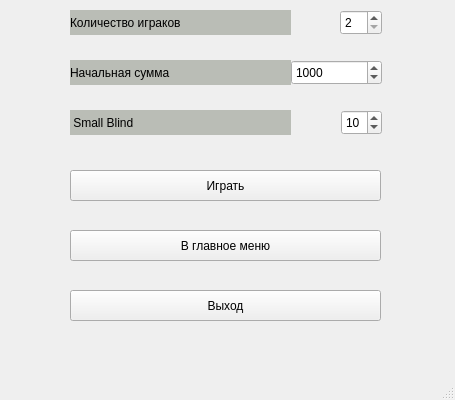
<?xml version="1.0" encoding="UTF-8"?>
<ui version="4.0">
 <class>AloneSetting</class>
 <widget class="QMainWindow" name="AloneSetting">
  <property name="geometry">
   <rect>
    <x>0</x>
    <y>0</y>
    <width>455</width>
    <height>400</height>
   </rect>
  </property>
  <property name="minimumSize">
   <size>
    <width>455</width>
    <height>400</height>
   </size>
  </property>
  <property name="maximumSize">
   <size>
    <width>455</width>
    <height>400</height>
   </size>
  </property>
  <property name="windowTitle">
   <string>MainWindow</string>
  </property>
  <widget class="QWidget" name="centralwidget">
   <widget class="QSpinBox" name="spinBoxPlayers">
    <property name="geometry">
     <rect>
      <x>340</x>
      <y>10</y>
      <width>42</width>
      <height>25</height>
     </rect>
    </property>
    <property name="minimum">
     <number>2</number>
    </property>
    <property name="maximum">
     <number>10</number>
    </property>
    <property name="value">
     <number>2</number>
    </property>
   </widget>
   <widget class="QLabel" name="label">
    <property name="geometry">
     <rect>
      <x>70</x>
      <y>10</y>
      <width>221</width>
      <height>25</height>
     </rect>
    </property>
    <property name="styleSheet">
     <string notr="true">background-color: rgb(186, 189, 182);</string>
    </property>
    <property name="text">
     <string>Количество играков</string>
    </property>
   </widget>
   <widget class="QSpinBox" name="spinBoxMoney">
    <property name="geometry">
     <rect>
      <x>291</x>
      <y>60</y>
      <width>91</width>
      <height>25</height>
     </rect>
    </property>
    <property name="minimum">
     <number>5</number>
    </property>
    <property name="maximum">
     <number>100000</number>
    </property>
    <property name="value">
     <number>1000</number>
    </property>
   </widget>
   <widget class="QLabel" name="label_2">
    <property name="geometry">
     <rect>
      <x>70</x>
      <y>60</y>
      <width>221</width>
      <height>25</height>
     </rect>
    </property>
    <property name="styleSheet">
     <string notr="true">background-color: rgb(186, 189, 182);</string>
    </property>
    <property name="text">
     <string>Начальная сумма</string>
    </property>
   </widget>
   <widget class="QLabel" name="label_3">
    <property name="geometry">
     <rect>
      <x>70</x>
      <y>110</y>
      <width>221</width>
      <height>25</height>
     </rect>
    </property>
    <property name="styleSheet">
     <string notr="true">background-color: rgb(186, 189, 182);</string>
    </property>
    <property name="text">
     <string> Small Blind</string>
    </property>
   </widget>
   <widget class="QSpinBox" name="spinBoxBlind">
    <property name="enabled">
     <bool>true</bool>
    </property>
    <property name="geometry">
     <rect>
      <x>341</x>
      <y>110</y>
      <width>41</width>
      <height>25</height>
     </rect>
    </property>
    <property name="minimum">
     <number>5</number>
    </property>
    <property name="maximum">
     <number>100</number>
    </property>
    <property name="singleStep">
     <number>5</number>
    </property>
    <property name="value">
     <number>10</number>
    </property>
   </widget>
   <widget class="QPushButton" name="game">
    <property name="geometry">
     <rect>
      <x>70</x>
      <y>170</y>
      <width>311</width>
      <height>31</height>
     </rect>
    </property>
    <property name="text">
     <string>Играть</string>
    </property>
   </widget>
   <widget class="QPushButton" name="returnMainMenu">
    <property name="geometry">
     <rect>
      <x>70</x>
      <y>230</y>
      <width>311</width>
      <height>31</height>
     </rect>
    </property>
    <property name="text">
     <string>В главное меню</string>
    </property>
   </widget>
   <widget class="QPushButton" name="exitBUtton">
    <property name="geometry">
     <rect>
      <x>70</x>
      <y>290</y>
      <width>311</width>
      <height>31</height>
     </rect>
    </property>
    <property name="text">
     <string>Выход</string>
    </property>
   </widget>
  </widget>
  <widget class="QMenuBar" name="menubar">
   <property name="geometry">
    <rect>
     <x>0</x>
     <y>0</y>
     <width>455</width>
     <height>22</height>
    </rect>
   </property>
  </widget>
  <widget class="QStatusBar" name="statusbar"/>
 </widget>
 <resources/>
 <connections>
  <connection>
   <sender>exitBUtton</sender>
   <signal>clicked()</signal>
   <receiver>AloneSetting</receiver>
   <slot>close()</slot>
   <hints>
    <hint type="sourcelabel">
     <x>195</x>
     <y>327</y>
    </hint>
    <hint type="destinationlabel">
     <x>199</x>
     <y>199</y>
    </hint>
   </hints>
  </connection>
 </connections>
</ui>
